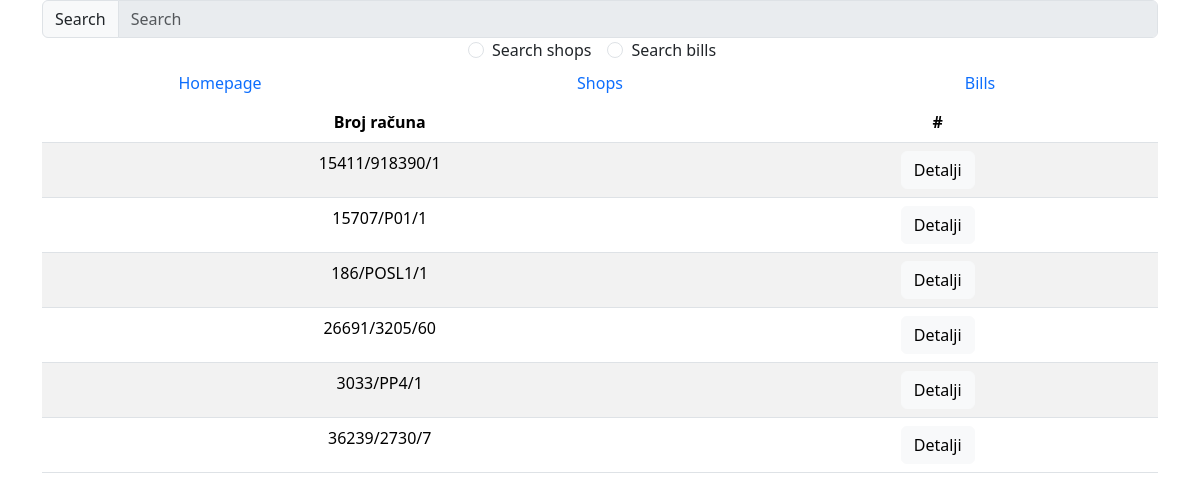
The page /bills.php on the database its author committed.
### tables this page shows
CREATE TABLE `bill_footer` (
  `id` int(11) NOT NULL,
  `bill_number` varchar(255) NOT NULL,
  `date` datetime NOT NULL,
  `ZKI` varchar(255) DEFAULT NULL,
  `JIR` varchar(255) DEFAULT NULL,
  `ref_number` varchar(50) DEFAULT NULL,
  `other` text DEFAULT NULL,
  `barcode_image_url` varchar(255) DEFAULT NULL,
  `shop_ssn` varchar(11) NOT NULL
);

### dbconn.php (called while the page is built, shortened)
<?php
class DatabaseConnection{
    public $dbconn;
    public function setDbconn( $dbconn) {$this->dbconn = $dbconn;}
	public function getDbconn() {return $this->dbconn;}
}
?>

### bill_foot.php (the view, shortened to what this page needs)
<?php
class Bill_footer
{
    private $bill_number;
    public function __construct($bill_number,  $date,  $ZKI,  $JIR,  $ref_number,  $other,  $barcode_image_url,  $shop_ssn)
    {
        $this->bill_number = $bill_number;
    }
    public function getBillNumber() {return $this->bill_number;}
	public function setBillNumber( $bill_number): void {$this->bill_number = $bill_number;}
	public function printBillNmber(){
        echo "<td>".$this->getBillNumber()."</td>";
    }
}

### functions.php (shortened to what this page needs)
<?php
include("bill_foot.php");
$connection = new DatabaseConnection("localhost", "root", "", "bills", "utf8");
$op = '"read"';
$read_bill_details='"bill_footer"';
function print_search_form()
{
  echo "<div class='row'>";
  echo  "<div class='col'>";
  echo  "<div class='input-group flex-nowrap'>";
  echo "<span class='input-group-text' id='addon-wrapping'>Search</span>";
  echo "<input type='text' id='search' class='form-control' placeholder='Search' aria-label='Search' aria-describedby='addon-wrapping' onchange='search_values()' disabled>";
  echo "</div>";
  echo "</div>";
  echo "</div>";
}
function print_checkboxes()
{
  echo "<div class='row'>";
  echo " <div class='col'>";
  echo "<div class='form-check form-check-inline'>";
  echo "<input class='form-check-input' type='radio' name='shop' id='shop' value='shop' onclick='enable_search_engine(this.id)'>";
  echo "<label class='form-check-label' for='shop'>Search shops</label>";
  echo "</div>";
  echo "<div class='form-check form-check-inline'>";
  echo "<input class='form-check-input' type='radio' name='bill_footer' id='bill_footer' value='bill_footer' onclick='enable_search_engine(this.id)'>";
  echo "<label class='form-check-label' for='bill_footer'>Search bills</label>";
  echo "</div>";
  echo "</div>";
  echo "</div>";
}
function print_navigation()
{
  echo "<div class='row'>
    <div class='col'>
      <a href='index.php' target='_self' rel='noopener noreferrer' class='btn btn-link text-decoration-none text_primary'>Homepage</a>
    </div>
    <div class='col'>
      <a href='shops.php?current_url=10&page_number=0' target='_self' rel='noopener noreferrer' class='btn btn-link text-decoration-none text_primary'>Shops</a>
    </div>
    <div class='col'>
      <a href='bills.php?current_url=10&amp;page_number=0' target='_self' rel='noopener noreferrer' class='btn btn-link text-decoration-none text_primary'>Bills</a>
    </div>
 </div>";
}
function print_bill_numbers_without_pagination(){
  global $op;
global $connection;
global $read_bill_details;
$connection->connectToDatabase();
$bill_footer=new Bill_footer("","","","","","","","");
$table_name=CNST_VAL::BILL_FOOTER_TABLE;
$column_name=CNST_VAL::BILL_FOOTER_BILL_NUMBER;
$sql = "SELECT $column_name FROM $table_name";
$stat = $connection->getDbconn()->prepare($sql);
$stat->execute();
$result = $stat->get_result();
echo "<div class='row'>";
echo "<div class='col'>";
echo "<table class='table table-striped'>";
echo "<thead><tr><th scope='col'>Broj računa</th><th scope='col'>#</th></tr></thead>";
echo "<tbody>";
while($row=mysqli_fetch_array($result)){
  echo "<tr>";
  $bill_footer->setBillNumber($row[$column_name]);
  $bill_footer->printBillNmber();
  echo "<td><button id='" . $bill_footer->getBillNumber() . "' type='button' class='btn btn-light' onclick='CRUDoperations(this.id," . $op . "," . $read_bill_details . ")'>Detalji</button>";
  echo "</tr>";
}
echo "</tbody>";
echo "</table>";
echo "</div>";
echo "</div>";
}

### rows shown on the page
bill_footer: bill_number "15411/918390/1"
bill_footer: bill_number "15707/P01/1"
bill_footer: bill_number "186/POSL1/1"
bill_footer: bill_number "26691/3205/60"
bill_footer: bill_number "3033/PP4/1"
bill_footer: bill_number "36239/2730/7"
